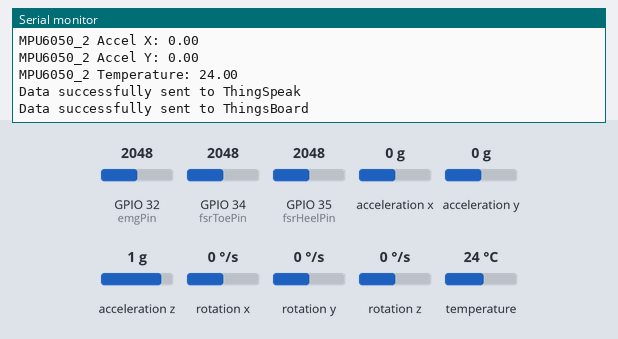
A sketch run on a simulated ESP32. On the bench: the last lines printed to the serial monitor. The test bench sets the inputs (shaded band); at power-on: rotation y 0 °/s, GPIO 34 (fsrToePin) = 2048, GPIO 35 (fsrHeelPin) = 2048, GPIO 32 (emgPin) = 2048, acceleration x 0 g, acceleration y 0 g, acceleration z 1 g, rotation x 0 °/s, rotation z 0 °/s, temperature 24 °C. WiFi joins after 1.5 s; servers stay silent unless stated; no MQTT or app messages arrive unless stated.

Above: at 3.2 s.
3.3 s: rotation y set to -192 °/s
At 4.64 s:
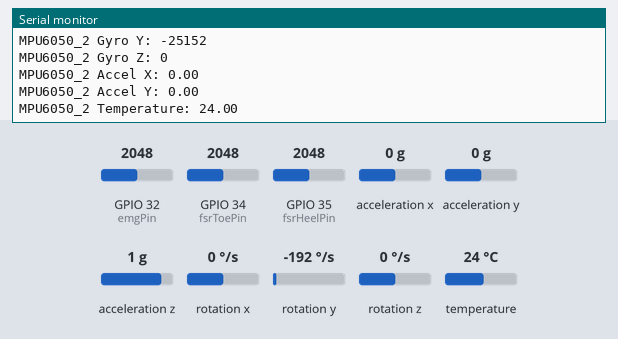
8.2 s: GPIO 34 (fsrToePin) set to 260
At 9.8 s:
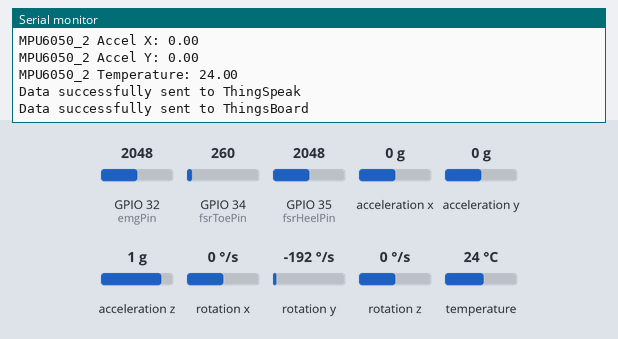
12.9 s: GPIO 35 (fsrHeelPin) set to 260
At 14.02 s:
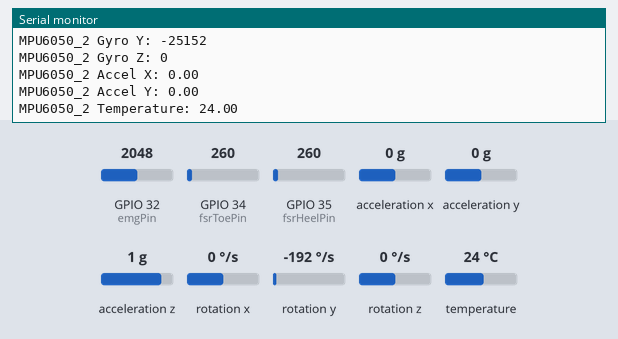
17.6 s: GPIO 34 (fsrToePin) set to 340
At 19.5 s:
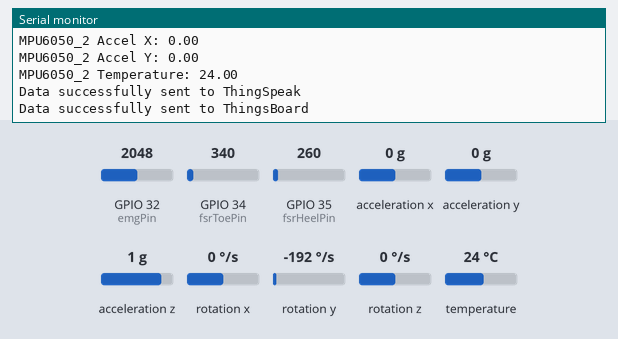
22.2 s: GPIO 32 (emgPin) set to 1960
At 23.39 s:
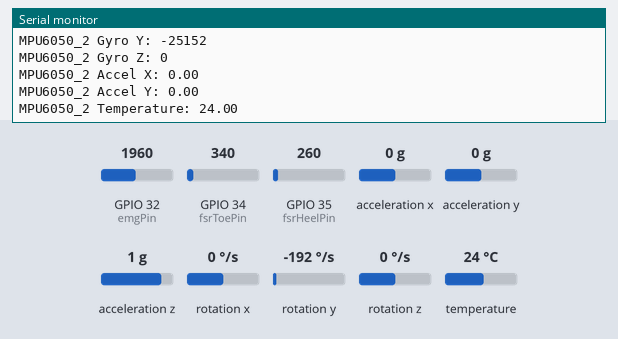
23.7 s: acceleration x set to -1.4 g
At 25.73 s:
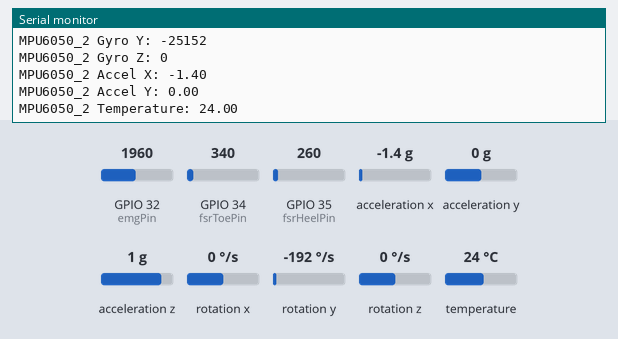
Timing chart, 0 to 26.2 s (numbered marks = the images above; inputs shaded):
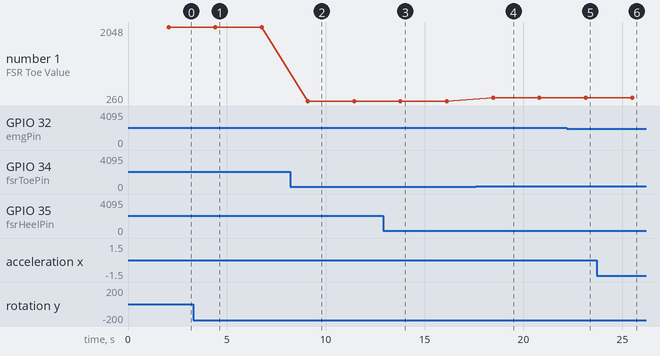

The sketch:

final.ino
```cpp
#include <Wire.h>
#include <WiFi.h>  // ESP32 or ESP8266 Wi-Fi library
#include "ThingSpeak.h"
#include "MPU6050.h"
#include <PubSubClient.h>  // MQTT client for ThingsBoard
// SDA 21   SCL 22   ADO of gyro 1 is connected ground and ADO vcc
// Wi-Fi credentials
const char* ssid = "Galaxy S";
const char* password = "Frequency";

// ThingSpeak channel details
unsigned long myChannelNumber = 2670907;
const char* myWriteAPIKey = "XLF44CFYIW3316Y2";

// ThingSpeak client
WiFiClient client;

// ThingsBoard credentials
const char* mqttServer = "demo.thingsboard.io"; // Replace with your ThingsBoard server
const int mqttPort = 1883;
const char* thingsboardToken = "gchq6ion4hrrc27q1cow"; // Replace with your device's access token

WiFiClient espClient;
PubSubClient mqttClient(espClient);

// MPU6050 setup for two sensors
MPU6050 mpu1(0x68);  // First MPU6050 on default I2C address
MPU6050 mpu2(0x69);  // Second MPU6050 on alternate I2C address

// Sensor pins
int emgPin = 32;        // EMG sensor connected to analog pin A0
int fsrHeelPin = 35;    // FSR sensor (heel) connected to analog pin A1
int fsrToePin = 34;     // FSR sensor (toe) connected to analog pin A2

// Thresholds for FSR sensor to detect gait phases
int fsrThresholdHeel = 300;  // Adjust based on your calibration
int fsrThresholdToe = 300;   // Adjust based on your calibration

// Function to determine the gait phase
String getGaitPhase(int heelPressure, int toePressure) {
  if (heelPressure > fsrThresholdHeel && toePressure > fsrThresholdToe) {
    return "Midstance";
  } else if (heelPressure > fsrThresholdHeel && toePressure < fsrThresholdToe) {
    return "Heel Strike";
  } else if (heelPressure < fsrThresholdHeel && toePressure > fsrThresholdToe) {
    return "Toe Off";
  } else {
    return "Swing";
  }
}

// Function to determine motion state based on gyroscope data
String getMotionState(int16_t gy1, int16_t gy2) {
  float gyroThreshold = 2000; // Threshold for motion detection (adjust as necessary)

  if (abs(gy1) < gyroThreshold && abs(gy2) < gyroThreshold) {
    return "Sitting";
  } else if (abs(gy1) > gyroThreshold || abs(gy2) > gyroThreshold) {
    return "Walking/Running";
  }
  return "Unknown";
}

void setup() {
  Serial.begin(115200);

  // Connect to Wi-Fi
  WiFi.begin(ssid, password);
  while (WiFi.status() != WL_CONNECTED) {
    delay(1000);
    Serial.println("Connecting to Wi-Fi...");
  }
  Serial.println("Connected to Wi-Fi");

  // Initialize ThingSpeak
  ThingSpeak.begin(client);

  // Initialize ThingsBoard MQTT client
  mqttClient.setServer(mqttServer, mqttPort);
  while (!mqttClient.connected()) {
    Serial.println("Connecting to ThingsBoard...");
    if (mqttClient.connect("ESP32", thingsboardToken, NULL)) {
      Serial.println("Connected to ThingsBoard");
    } else {
      Serial.print("Failed, rc=");
      Serial.print(mqttClient.state());
      delay(2000);
    }
  }

  // Initialize MPU6050 sensors
  Wire.begin();

  mpu1.initialize();
  if (!mpu1.testConnection()) {
    Serial.println("MPU6050_1 connection failed");
  } else {
    Serial.println("MPU6050_1 connection successful");
  }

  mpu2.initialize();
  if (!mpu2.testConnection()) {
    Serial.println("MPU6050_2 connection failed");
  } else {
    Serial.println("MPU6050_2 connection successful");
  }
}

void loop() {
  if (!mqttClient.connected()) {
    mqttClient.connect("ESP32", thingsboardToken, NULL);
  }

  mqttClient.loop(); // Ensure MQTT client stays active

  // Read EMG data
  int emgValue = analogRead(emgPin);  // EMG sensor reading

  // Read FSR sensor data
  int fsrHeelValue = analogRead(fsrHeelPin);  // Heel FSR sensor reading
  int fsrToeValue = analogRead(fsrToePin);    // Toe FSR sensor reading

  // Determine gait phase based on FSR readings
  String gaitPhase = getGaitPhase(fsrHeelValue, fsrToeValue);
  Serial.println("Gait Phase: " + gaitPhase);

  // Read gyroscope and accelerometer data from both MPU6050 sensors
  int16_t ax1, ay1, az1, gx1, gy1, gz1;
  int16_t ax2, ay2, az2, gx2, gy2, gz2;

  // Get data from first MPU6050 sensor
  mpu1.getMotion6(&ax1, &ay1, &az1, &gx1, &gy1, &gz1);

  // Get data from second MPU6050 sensor
  mpu2.getMotion6(&ax2, &ay2, &az2, &gx2, &gy2, &gz2);

  // Convert raw accelerometer data to "g" values (gravity) for both sensors
  float accelX1 = ax1 / 16384.0;  // Conversion factor for accelerometer data
  float accelY1 = ay1 / 16384.0;
  float accelZ1 = az1 / 16384.0;

  float accelX2 = ax2 / 16384.0;
  float accelY2 = ay2 / 16384.0;
  float accelZ2 = az2 / 16384.0;

  // Get temperature from both MPU6050 sensors
  int16_t tempRaw1 = mpu1.getTemperature();
  float temperature1 = tempRaw1 / 340.0 + 36.53;  // Formula from MPU6050 datasheet

  int16_t tempRaw2 = mpu2.getTemperature();
  float temperature2 = tempRaw2 / 340.0 + 36.53;

  // Determine motion state based on gyroscope data
  String motionState = getMotionState(gy1, gy2);
  Serial.println("Motion State: " + motionState);

  // Print all sensor readings to serial monitor before sending to ThingSpeak
  Serial.println("Sending the following values to ThingSpeak:");
  Serial.println("EMG Value: " + String(emgValue));
  Serial.println("FSR Heel Value: " + String(fsrHeelValue));
  Serial.println("FSR Toe Value: " + String(fsrToeValue));

  Serial.println("MPU6050_1 Gyro X: " + String(gx1));
  Serial.println("MPU6050_1 Gyro Y: " + String(gy1));
  Serial.println("MPU6050_1 Gyro Z: " + String(gz1));
  Serial.println("MPU6050_1 Accel X: " + String(accelX1));
  Serial.println("MPU6050_1 Accel Y: " + String(accelY1));
  Serial.println("MPU6050_1 Accel Z: " + String(accelZ1));
  Serial.println("MPU6050_1 Temperature: " + String(temperature1));

  Serial.println("MPU6050_2 Gyro X: " + String(gx2));
  Serial.println("MPU6050_2 Gyro Y: " + String(gy2));
  Serial.println("MPU6050_2 Gyro Z: " + String(gz2));
  Serial.println("MPU6050_2 Accel X: " + String(accelX2));
  Serial.println("MPU6050_2 Accel Y: " + String(accelY2));
  Serial.println("MPU6050_2 Temperature: " + String(temperature2));

  // Send data to ThingSpeak
  ThingSpeak.setField(1, emgValue);       // EMG data
  ThingSpeak.setField(2, fsrHeelValue);   // Heel pressure data
  ThingSpeak.setField(3, fsrToeValue);    // Toe pressure data
  ThingSpeak.setField(4, gx1);            // Gyroscope X (MPU1)
  ThingSpeak.setField(5, gy1);            // Gyroscope Y (MPU1)
  ThingSpeak.setField(6, gz1);            // Gyroscope Z (MPU1)
  ThingSpeak.setField(7, accelX1);        // Accelerometer X (MPU1)
  ThingSpeak.setField(8, temperature1);   // Temperature (MPU1)

  int x = ThingSpeak.writeFields(myChannelNumber, myWriteAPIKey);

  if (x == 200) {
    Serial.println("Data successfully sent to ThingSpeak");
  } else {
    Serial.println("Error sending data to ThingSpeak: HTTP code " + String(x));
  }

  // Prepare MQTT payload for ThingsBoard
  String payload = "{";
  payload += "\"emg\":" + String(emgValue) + ",";
  payload += "\"fsrHeel\":" + String(fsrHeelValue) + ",";
  payload += "\"fsrToe\":" + String(fsrToeValue) + ",";
  payload += "\"gyroX1\":" + String(gx1) + ",";
  payload += "\"gyroY1\":" + String(gy1) + ",";
  payload += "\"gyroZ1\":" + String(gz1) + ",";
  payload += "\"accelX1\":" + String(accelX1) + ",";
  payload += "\"temperature1\":" + String(temperature1) + ",";
  payload += "\"gaitPhase\":\"" + gaitPhase + "\",";
  payload += "\"motionState\":\"" + motionState + "\"";
  payload += "}";

  // Publish the payload to ThingsBoard

    ThingSpeak.setStatus(gaitPhase + ", " + motionState);
  mqttClient.publish("v1/devices/me/telemetry", payload.c_str());
  Serial.println("Data successfully sent to ThingsBoard");

  // Delay before the next loop iteration
  delay(2000);  // 20 seconds (ThingSpeak requires 15 seconds minimum)
}
```

Measured:
- after the input at 3.3 s, the serial monitor: prints a new line after 1.1 s (image 1)
- after the input at 8.2 s, the serial monitor: prints a new line after 0.88 s (image 2)
- after the input at 12.9 s, the serial monitor: prints a new line after 0.87 s (image 3)
- after the input at 17.6 s, the serial monitor: prints a new line after 0.86 s (image 4)
- after the input at 22.2 s, the serial monitor: prints a new line after 0.95 s (image 5)
- after the input at 23.7 s, the serial monitor: prints a new line after 1.8 s (image 6)
- plotted number 1: 2048 → 260 after the input at 8.2 s, 260 → 340 after the input at 17.6 s
